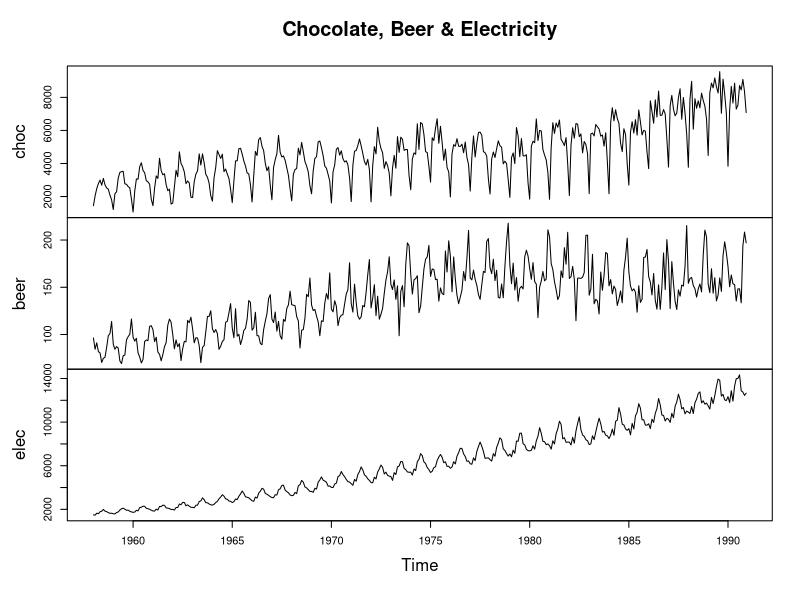
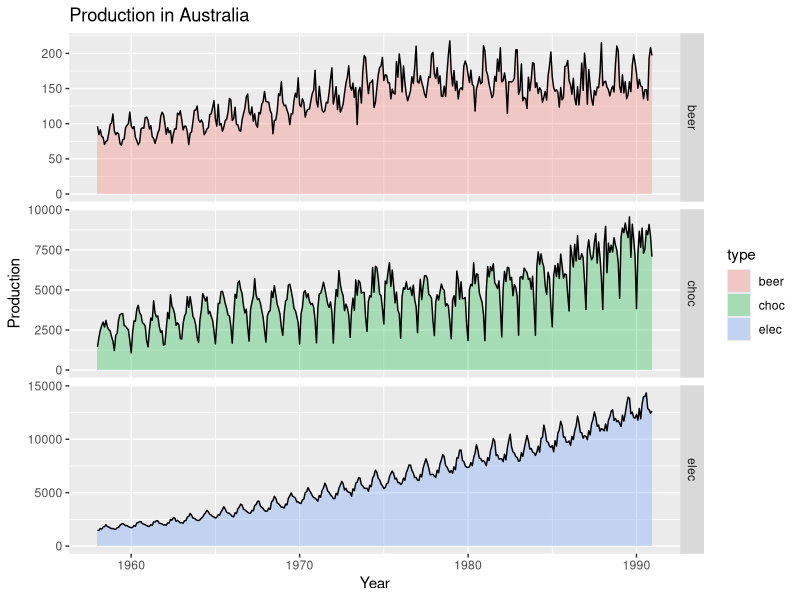
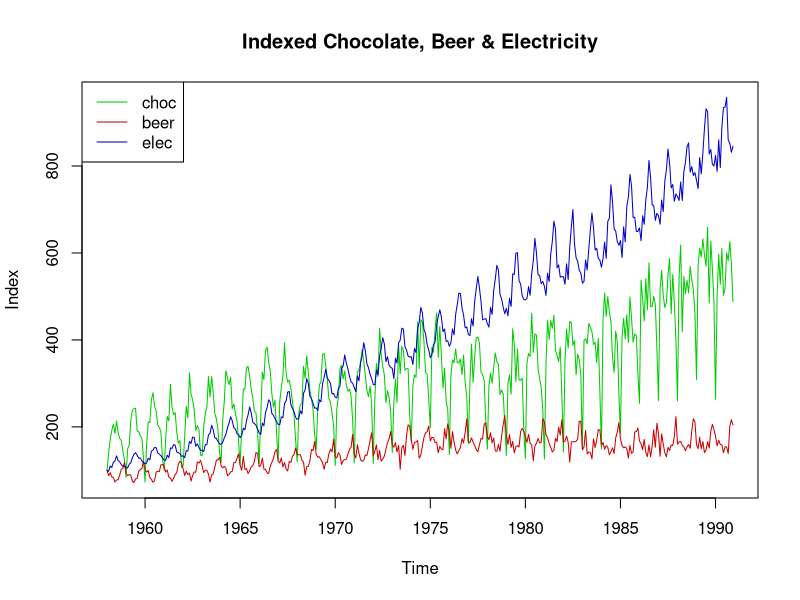
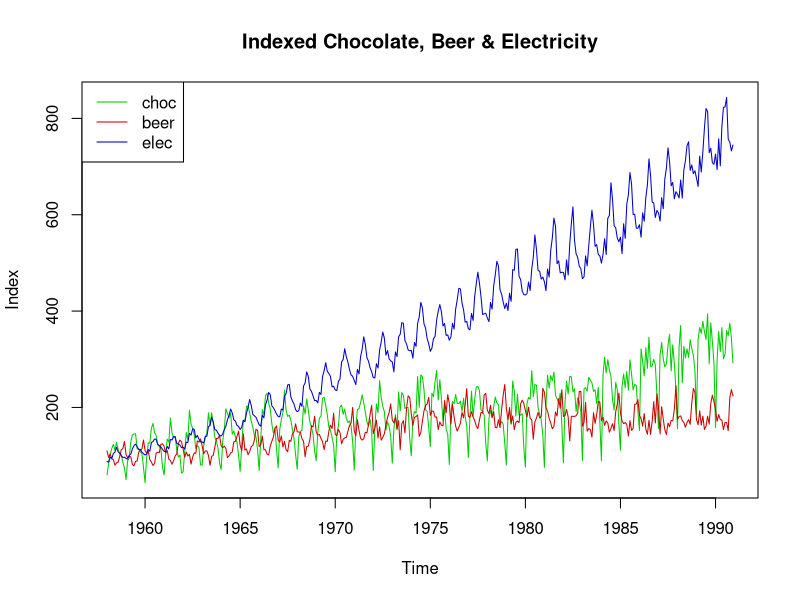

Reproduce these figures in R, in order.
library(ggplot2)


####input data 
dat <- read.table("cbe.dat",sep="", header=T)
cbe <- ts(dat, start=1958, freq=12)
#####simple plot of all series
plot(cbe, main="Chocolate, Beer & Electricity")




#####nicer plots
cbedf <- data.frame(t=rep(as.numeric(time(cbe)), times=3),
                    values=c(cbe[,1], cbe[,2], cbe[,3]),
                    type=rep(c("choc", "beer", "elec"), each=nrow(cbe)))
ggplot(cbedf, aes(x=t, values, fill=type)) +
  geom_area(alpha=0.3) + geom_line() +
  facet_grid(type~., scales="free") +
  ggtitle("Production in Australia") +
  xlab("Year") + ylab("Production")


####First standardizing plot 

## Indexing the series by standardizing with the first observation
tsd <- cbe
tsd[,1] <- tsd[,1]/tsd[1,1]*100
tsd[,2] <- tsd[,2]/tsd[1,2]*100
tsd[,3] <- tsd[,3]/tsd[1,3]*100
## Plotting in one single frame
clr <- c("green3", "red3", "blue3")
plot(tsd, plot.type="single", ylab="Index", col=clr)
title("Indexed Chocolate, Beer & Electricity")
## Legend
ltxt <- names(dat)
legend("topleft", lty=1, col=clr, legend=ltxt)

## Indexing the series vs. the first period
tsd <- cbe
tsd[,1] <- tsd[,1]/mean(tsd[1:12,1])*100
tsd[,2] <- tsd[,2]/mean(tsd[1:12,2])*100
tsd[,3] <- tsd[,3]/mean(tsd[1:12,3])*100

## Plotting in one single frame
plot(tsd, plot.type="single", ylab="Index", col=clr)
title("Indexed Chocolate, Beer & Electricity")
## Legend
ltxt <- names(dat)
legend("topleft", lty=1, col=clr, legend=ltxt)
